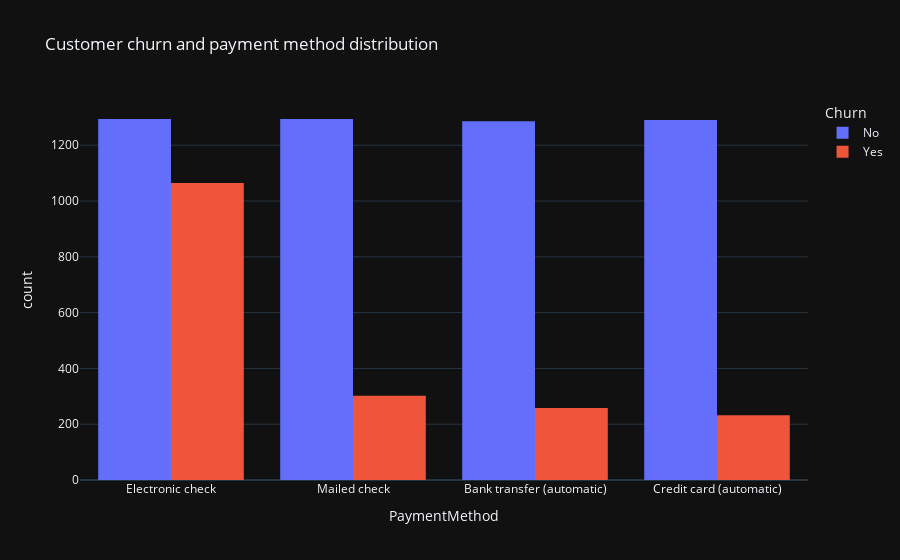

Notebook code cell kept with this figure:
### Code cell
px.histogram(data, x = "PaymentMethod" , color = "Churn", title = "Customer churn and payment method distribution",
template = "plotly_dark", barmode = "group")

### Figure 1 — Plotly figure (JSON) as saved in the notebook; plotly's stock layout.template omitted (floating-point values rounded to 4 significant figures; data arrays with more than 128 entries replaced by an {"elided": "..."} marker saying what was removed)
{"data": [{"alignmentgroup": "True", "bingroup": "x", "hovertemplate": "Churn=No<br>PaymentMethod=%{x}<br>count=%{y}<extra></extra>", "legendgroup": "No", "marker": {"color": "#636efa", "pattern": {"shape": ""}}, "name": "No", "offsetgroup": "No", "orientation": "v", "showlegend": true, "type": "histogram", "x": {"elided": "5164 str values"}, "xaxis": "x", "yaxis": "y"}, {"alignmentgroup": "True", "bingroup": "x", "hovertemplate": "Churn=Yes<br>PaymentMethod=%{x}<br>count=%{y}<extra></extra>", "legendgroup": "Yes", "marker": {"color": "#EF553B", "pattern": {"shape": ""}}, "name": "Yes", "offsetgroup": "Yes", "orientation": "v", "showlegend": true, "type": "histogram", "x": {"elided": "1857 str values"}, "xaxis": "x", "yaxis": "y"}], "layout": {"barmode": "group", "legend": {"title": {"text": "Churn"}, "tracegroupgap": 0}, "title": {"text": "Customer churn and payment method distribution"}, "xaxis": {"anchor": "y", "domain": [0, 1], "title": {"text": "PaymentMethod"}}, "yaxis": {"anchor": "x", "domain": [0, 1], "title": {"text": "count"}}}}
